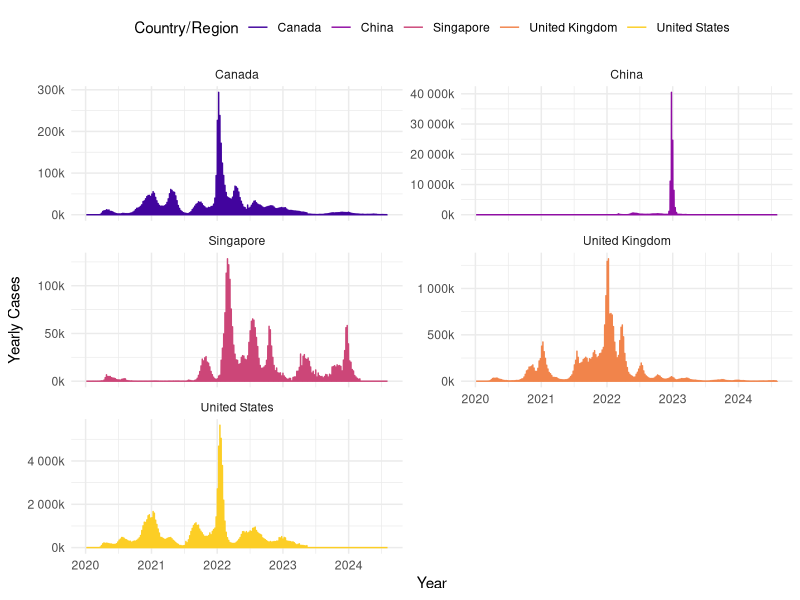
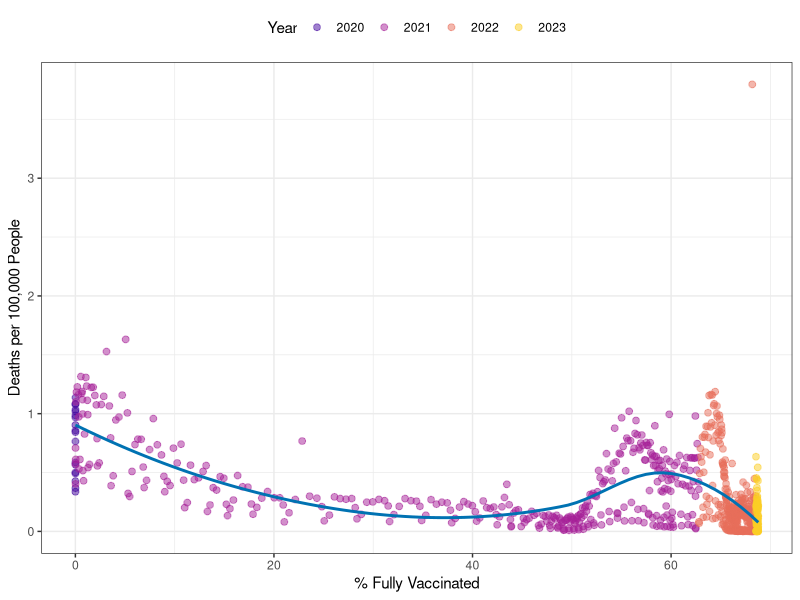
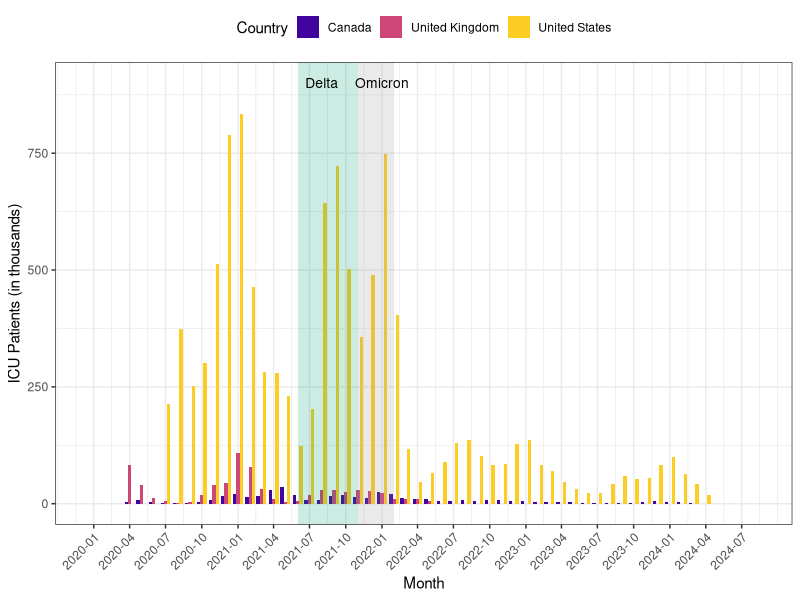

Reproduce these figures in R, in order.

# Load required packages ----
library(ggplot2)
library(dplyr)
library(tidyverse)
library(lubridate)

# How did daily COVID-19 case counts evolve across countries over time? ----
# Create a line plot to represent the cases for each of the 5 countries
# Calculate new Yearly cases ----
covidTidy <- read_csv("tidied_data/owid_covid_data_filtered_final.csv") %>%
  group_by(country) %>%
  mutate(
    date = as.Date(date),
    timepoint = row_number(),
    new_cases = case_when(
      timepoint == 1 ~ 0,
      .default =  total_cases - lag(total_cases)
    )
  ) %>%
  select(-timepoint)

ggplot(covidTidy, aes(x = date, y = new_cases, color = country)) +
  geom_line(size = 0.5) +
  scale_color_viridis_d(option = "plasma", begin = 0.1, end = 0.9) +
  labs(
    x = "Year",
    y = "Yearly Cases",
    color = "Country/Region",
  ) +
  scale_y_continuous(labels = scales::percent_format(
    scale = 0.001,
    suffix = "k"
  )) +
  theme_minimal() +
  theme(
    legend.position = "top"
  ) +
  facet_wrap(~ country, scales = "free_y", ncol = 2)
# What is the relationship between vaccination rates and death rates in the US? ----
# Create a scatter plot to represent the relationship between vaccination rates and death rates in the US.

# Reshape US data ----
# Calculate the percentages of the fully vaccinated individuals.
# Calculate the death rates per 100k people.

covidUSA <- read_csv("tidied_data/covid_datahub_USA_filtered.csv") %>%
  mutate(
    date = as.Date(date),
    pct_fully_vaccinated = (people_fully_vaccinated / 335000000) * 100,
    daily_deaths = deaths - lag(deaths),
    death_rate_per_100k = (daily_deaths / 335000000) * 100000,
    year_date = as.factor(year(date))
  ) %>%
  filter(pct_fully_vaccinated > 0, daily_deaths > 0)

ggplot(covidUSA, aes(x = pct_fully_vaccinated, y = death_rate_per_100k, color = year_date)) +
  geom_point(alpha = 0.5, size = 2) +
  scale_color_viridis_d(option = "plasma", begin = 0.1, end = 0.9) +
  geom_smooth(method = "loess", se = FALSE, color = "#0072B2") +
  labs(
    x = "% Fully Vaccinated",
    y = "Deaths per 100,000 People",
    color = "Year"
  ) +
  theme_bw() +
  theme(
    legend.position = "top"
  )


# How did ICU occupancy change during pandemic surges? ----
# Create a grouped bar chart showing ICU patients for each of the three countries.
# Highlight the delta and Omicron surges

# Data Wrangling ----
# Filter the three countries to focus on
# Change the date format to month and year

covid_ICU <- read_csv("tidied_data/owid_covid_data_filtered_final.csv") %>%
  mutate(
    date = as.Date(date),
    date_ym =  as.Date(format(date, "%Y-%m-01"))
  ) %>%
  filter(country %in% c("United States", "United Kingdom", "Canada")) %>%
  group_by(country, date_ym) %>%
  summarise(icu_patients = sum(icu_patients, na.rm = TRUE), .groups = "drop") %>%
  mutate(icu_patients = icu_patients / 1000)

ggplot(covid_ICU, aes(x = date_ym, y = icu_patients, fill = country)) +
  geom_bar(stat = "identity", position = "dodge") +
  scale_fill_viridis_d(option = "plasma", begin = 0.1, end = 0.9) +
  annotate("rect", xmin = as.Date("2021-06-01"), xmax = as.Date("2021-11-01"), ymin = -Inf, ymax = Inf, alpha = 0.2, fill = "#009E73") +
  annotate("rect", xmin = as.Date("2021-11-01"), xmax = as.Date("2022-02-01"), ymin = -Inf, ymax = Inf, alpha = 0.2, fill = "#999999") +
  annotate("text", x = as.Date("2021-08-01"), y = 900, label = "Delta", size = 3.5) +
  annotate("text", x = as.Date("2022-01-01"), y = 900, label = "Omicron", size = 3.5) +
  labs(
    x = "Month",
    y = "ICU Patients (in thousands)",
    fill = "Country"
  ) +
  scale_x_date(
    breaks = seq(as.Date("2020-01-01"), as.Date("2024-08-01"), by = "3 months"),
    date_labels = "%Y-%m"
  ) +
  theme_bw() +
  theme(
    axis.text.x = element_text(angle = 45, hjust = 1),
    legend.position = "top"
  )
